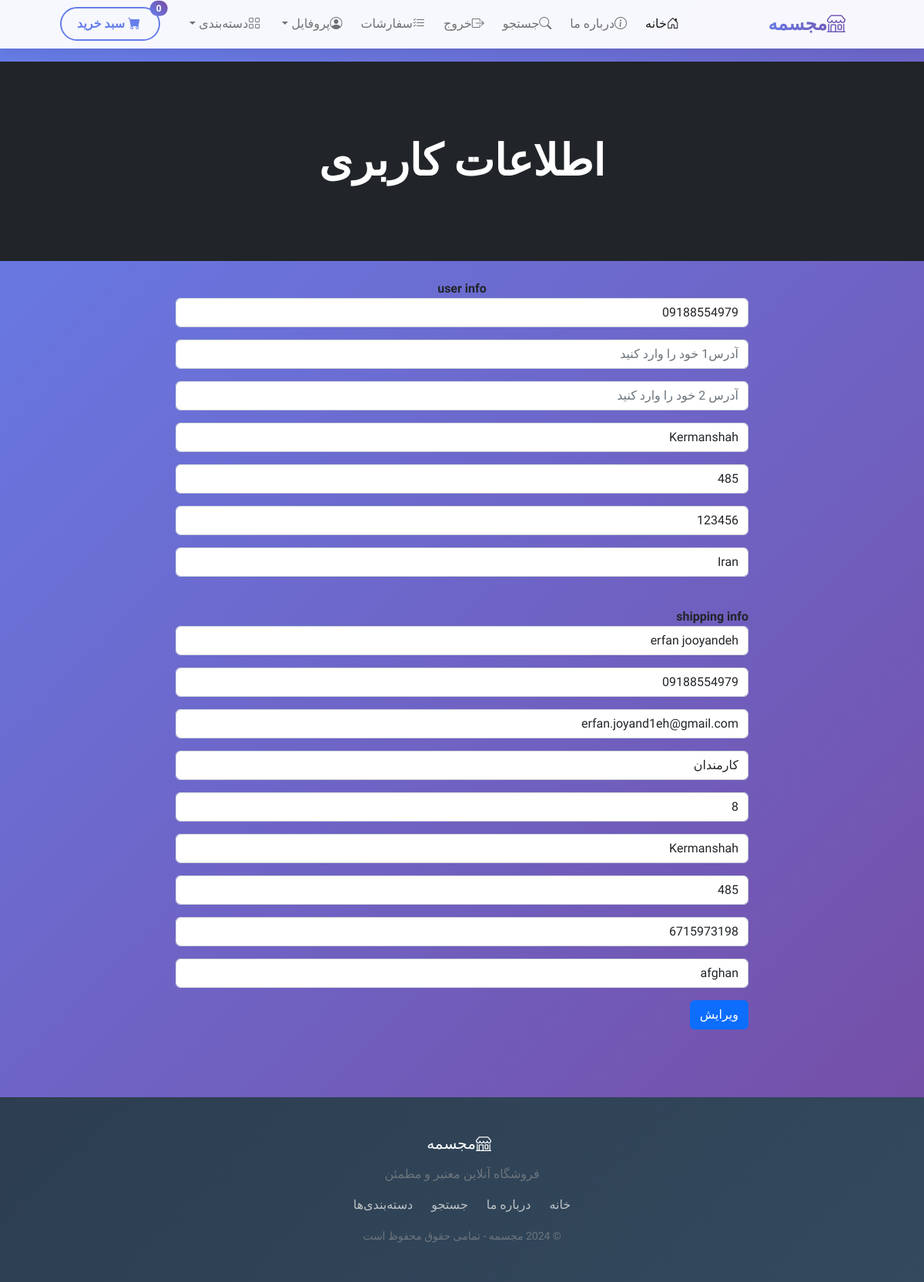
Before: /update_info/ (signed in) with the older database file.
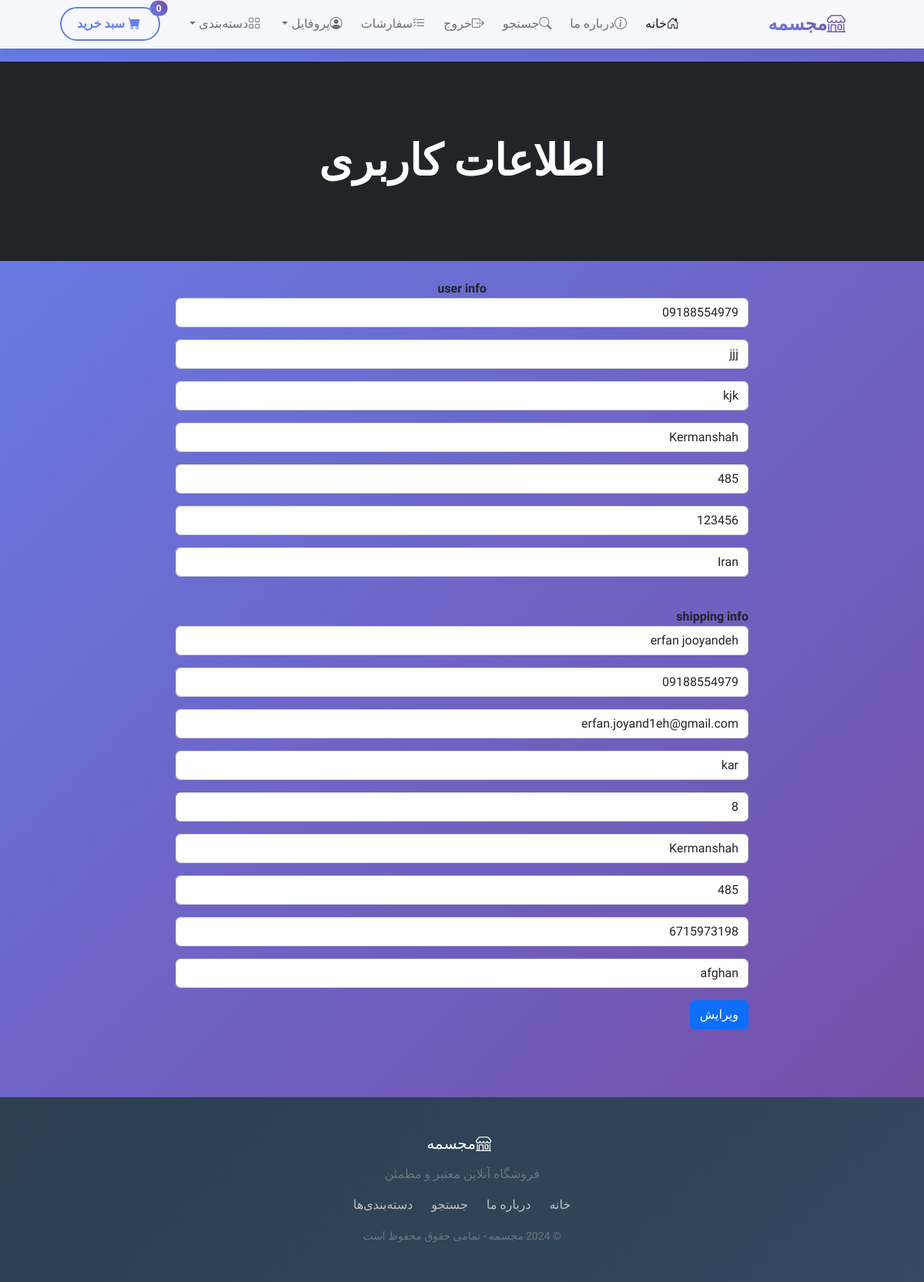
After: the same page with the newer database file.
### shop/models.py (models this page shows, shortened)
class Profile(models.Model):
    user = models.OneToOneField(User, on_delete=models.CASCADE)
    date_modified = models.DateTimeField(User,auto_now =True)
    phone = models.CharField(max_length=24,blank=True)
    adress1 = models.CharField(max_length=240,blank=True)
    adress2 = models.CharField(max_length=240,blank=True)
    city =  models.CharField(max_length=24,blank=True)
    state =  models.CharField(max_length=24,blank=True)
    zipcode =  models.CharField(max_length=24,blank=True)
    country =  models.CharField(max_length=24,blank=True)
    old_cart = models.CharField(max_length=200,blank=True, null=True)

### payment/models.py (models this page shows, shortened)
class ShippingAddress(models.Model):
    user = models.ForeignKey(User, on_delete= models.CASCADE, null=True, blank=True)
    shipping_full_name= models.CharField(max_length=250)
    shipping_email= models.EmailField(max_length=300)
    shipping_phone = models.CharField(max_length=24,blank=True)
    shipping_adress1 = models.CharField(max_length=240,blank=True)
    shipping_adress2 = models.CharField(max_length=240,blank=True)
    shipping_city =  models.CharField(max_length=24,blank=True)
    shipping_state =  models.CharField(max_length=24,blank=True)
    shipping_zipcode =  models.CharField(max_length=24,blank=True)
    shipping_country =  models.CharField(max_length=24,blank=True)
    shipping_old_cart = models.CharField(max_length=200,blank=True, null=True)

### shop/views.py (the view)
# urls.py: path('update_info/', views.update_info, name = "update_info"),
def update_info(request):
    if request.user.is_authenticated:
        current_user = Profile.objects.get(user__id= request.user.id)
        shipping_user = ShippingAddress.objects.get(user__id=request.user.id)
        form = UpdateUserInfo(request.POST or None, instance = current_user)
        shipping_form=ShippingForm(request.POST or None, instance = shipping_user)
        if form.is_valid() or shipping_form.is_valid():
            form.save()
            shipping_form.save()
            messages.success(request, "اطلاعات کاربری شما ویرایش شد")
            return redirect("home")
        return render (request, 'update_info.html',{'form':form, 'shipping_form':shipping_form})
    else:
        messages.success(request,'ابتدا لاگین شوید')
        return redirect('home')

### cart/cart.py (called while the page is built)
    def __len__(self):
        return len(self.cart)

### cart/context_processors.py (called while the page is built)
def cart (request):
    return{"cart": Cart (request)}

### shop/templates/update_info.html (shortened to what this page needs)
{% extends "base.html" %}
{% block content %}
        <header class="bg-dark py-5">
            <div class="container px-4 px-lg-5 my-5">
                <div class="text-center text-white">
                    <h1 class="display-4 fw-bolder">اطلاعات کاربری</h1>
                </div>
            </div>
        </header>
<br>
<div class="container">
    <div class=" row">
        <center>
            <div class="col-8">
                <strong>user info</strong>
                <div align="justify">
                    <form method="POST" action="{% url 'update_info' %}">
                        {{ form.as_p }}
                        <br>
                        <strong>shipping info</strong>
                        {{ shipping_form.as_p }}
                        <button type="submit" class="btn btn-primary">ویرایش</button>
                    </form>
                    <br>
                </div>
            </div>
        </center>
    </div>
</div>
{% endblock %}

Changed rows visible on the page:
changed Profile "Kermanshah": adress1 (not shown) → "jjj"; adress2 (not shown) → "kjk"
changed ShippingAddress "erfan jooyandeh": shipping_adress1 "کارمندان" → "kar"
